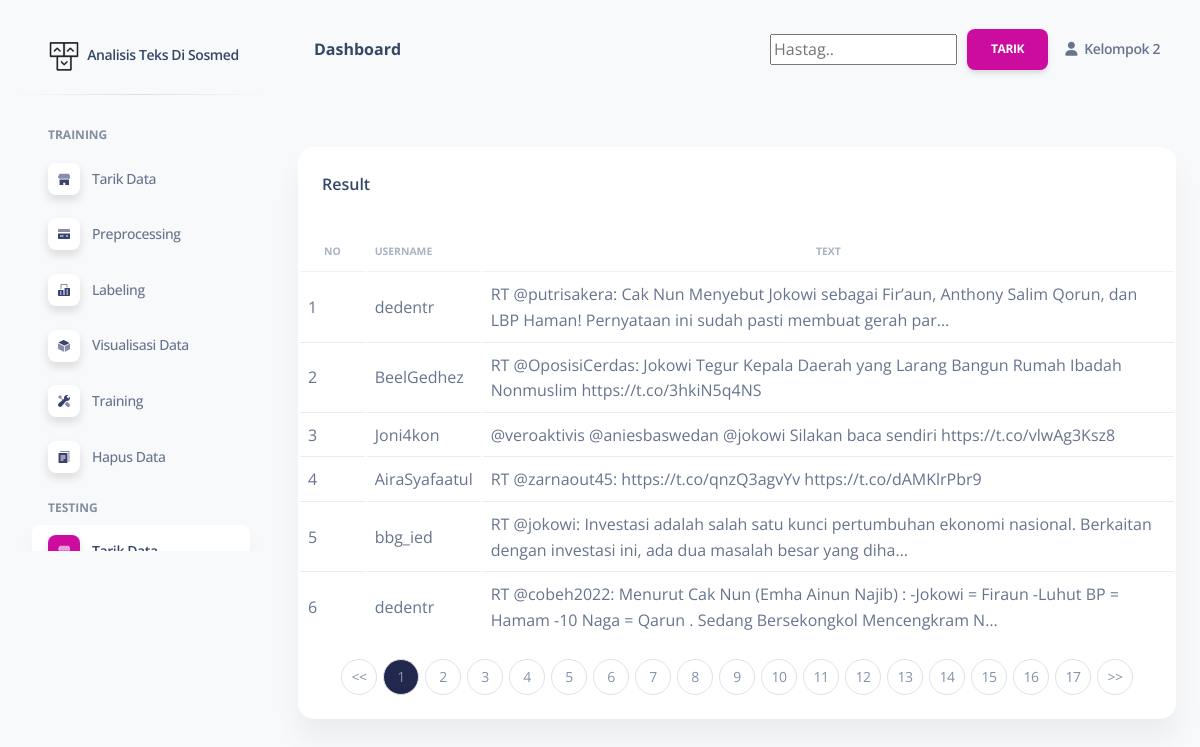
/tariktesting.php, run on the app's committed database.
### tables this page shows
CREATE TABLE `ttweet` (
  `id` int(11) NOT NULL,
  `username` varchar(30) NOT NULL,
  `text_raw` varchar(1000) NOT NULL,
  `text_process` varchar(1000) NOT NULL,
  `sentiment` varchar(1) NOT NULL
);

### tariktesting.php (the view, shortened to what this page needs)
<!DOCTYPE html>
<html lang="en">
<head>
  <?php
    include "koneksi.php";
  ?>
  <link href="assets/css/nucleo-icons.css" rel="stylesheet" />
  <link href="assets/css/nucleo-svg.css" rel="stylesheet" />
  <link href="assets/css/nucleo-svg.css" rel="stylesheet" />
  <link id="pagestyle" href="assets/css/soft-ui-dashboard.css?v=1.0.6" rel="stylesheet" />
</head>
<body class="g-sidenav-show  bg-gray-100">
<aside class="sidenav navbar navbar-vertical navbar-expand-xs border-0 border-radius-xl my-3 fixed-start ms-3 " id="sidenav-main">
    <div class="sidenav-header">
      <a class="navbar-brand m-0" href="Index.php" target="_blank">
        <img src="assets/img/logo-ct-dark.png" class="navbar-brand-img h-100" alt="main_logo">
        <span class="ms-1 font-weight-bold">Analisis Teks Di Sosmed</span>
      </a>
    </div>
    <hr class="horizontal dark mt-0">
    <div class="collapse navbar-collapse  w-auto " id="sidenav-collapse-main">
      <ul class="navbar-nav">
        <li class="nav-item mt-3">
          <h6 class="ps-4 ms-2 text-uppercase text-xs font-weight-bolder opacity-6">Training</h6>
        </li>
        <li class="nav-item">
          <a class="nav-link  " href="Index.php">
            <div class="icon icon-shape icon-sm shadow border-radius-md bg-white text-center me-2 d-flex align-items-center justify-content-center">
            </div>
            <span class="nav-link-text ms-1">Tarik Data</span>
          </a>
        </li>
        <li class="nav-item">
          <a class="nav-link  " href="preprocessing.php">
            <div class="icon icon-shape icon-sm shadow border-radius-md bg-white text-center me-2 d-flex align-items-center justify-content-center">
            </div>
            <span class="nav-link-text ms-1">Preprocessing</span>
          </a>
        </li>
        <li class="nav-item">
          <a class="nav-link  " href="labeling.php">
            <div class="icon icon-shape icon-sm shadow border-radius-md bg-white text-center me-2 d-flex align-items-center justify-content-center">
            </div>
            <span class="nav-link-text ms-1">Labeling</span>
          </a>
        </li>
        <li class="nav-item">
          <a class="nav-link  " href="visdat.php">
            <div class="icon icon-shape icon-sm shadow border-radius-md bg-white text-center me-2 d-flex align-items-center justify-content-center">
            </div>
            <span class="nav-link-text ms-1">Visualisasi Data</span>
          </a>
        </li>
        <li class="nav-item">
          <a class="nav-link  " href="training.php">
            <div class="icon icon-shape icon-sm shadow border-radius-md bg-white text-center me-2 d-flex align-items-center justify-content-center">
            </div>
            <span class="nav-link-text ms-1">Training</span>
          </a>
        </li>
        <li class="nav-item">
          <a class="nav-link " href="hapusdata.php">
            <div class="icon icon-shape icon-sm shadow border-radius-md bg-white text-center me-2 d-flex align-items-center justify-content-center">
            </div>
            <span class="nav-link-text ms-1">Hapus Data</span>
          </a>
        </li>
        <li class="nav-item mt-3">
          <h6 class="ps-4 ms-2 text-uppercase text-xs font-weight-bolder opacity-6">Testing</h6>
        </li>
        <li class="nav-item">
          <a class="nav-link active" href="tariktesting.php">
            <div class="icon icon-shape icon-sm shadow border-radius-md bg-white text-center me-2 d-flex align-items-center justify-content-center">
            </div>
            <span class="nav-link-text ms-1">Tarik Data</span>
          </a>
        </li>
      </ul>
    </div>
  </aside>
  <main class="main-content position-absolute max-height-vh-100 h-100 border-radius-lg ">
    <nav class="navbar navbar-main navbar-expand-lg px-0 mx-4 shadow-none border-radius-xl" id="navbarBlur" navbar-scroll="true">
      <div class="container-fluid py-1 px-3">
        <nav aria-label="breadcrumb">
          <h6 class="font-weight-bolder mb-0">Dashboard</h6>
        </nav>
        <div class="collapse navbar-collapse mt-sm-0 mt-2 me-md-0 me-sm-4" id="navbar">
          <div class="ms-md-auto pe-md-3 d-flex align-items-center">
          <form action="" method="POST" name="form1">
              <table width="25%" border="0">
                  <tr>
                      <td><input type="text" name="name" placeholder="Hastag.." class="m-2"></td>
                      <td><input class="btn btn-primary mt-3" type="submit" name="cari" value="Tarik"></td>
                  </tr>
              </table>
          </form>
          </div>
          <ul class="navbar-nav  justify-content-end">
            <li class="nav-item d-flex align-items-center">
              <a href="javascript:;" class="nav-link text-body font-weight-bold px-0">
                <i class="fa fa-user me-sm-1"></i>
                <span class="d-sm-inline d-none">Kelompok 2</span>
              </a>
            </li>
          </ul>
        </div>
      </div>
    </nav>
    <div class="container-fluid py-4">
      <div class="row my-4">
        <div class="col-lg-8 col-md-6 mb-md-0 mb-4 w-100">
          <div class="card" style="width: ;">
            <div class="card-header pb-0">
              <div class="row">
                <div class="col-lg-6 col-7">
                  <h6>Result</h6>
                </div>
              </div>
            </div>
            <div class="card-body px-0 pb-2">
              <div class="table">
                <table class="table align-items-center mb-0">
                  <thead>
                    <tr>
                      <th class="text-uppercase text-secondary text-xxs font-weight-bolder opacity-7">No</th>
                      <th class="text-uppercase text-secondary text-xxs font-weight-bolder opacity-7 ps-2">Username</th>
                      <th class="text-center text-uppercase text-secondary text-xxs font-weight-bolder opacity-7">Text</th>
                    </tr>
                  </thead>
                  <tbody>
                    <tbody>
                      <?php
                          $batas = 6;
                          $halaman = isset($_GET['halaman'])?(int)$_GET['halaman'] : 1;
                          $halaman_awal = ($halaman>1) ? ($halaman * $batas) - $batas : 0;
                          $previous = $halaman - 1;
                          $next = $halaman + 1;
                          $data = mysqli_query($conn,"select * from ttweet");
                          $jumlah_data = mysqli_num_rows($data);
                          $total_halaman = ceil($jumlah_data / $batas);
                          $data = mysqli_query($conn,"select * from ttweet limit $halaman_awal, $batas");
                          $nomor = $halaman_awal+1;
                          while($d = mysqli_fetch_array($data)){
                              ?>
                              <form name="update_sentimen" method="post" >
                              <tr>
                                  <td><?php echo $nomor++; ?></td>
                                  <td><?php echo $d['username'] ?></td>
                                  <td class="text-wrap"><?php echo $d['text_raw'] ?></td>
                              </tr>
                              </form>
                              <?php
                                }
                              ?>
                  </tbody>
                </table>
              </div>
              <nav>
                  <ul class="pagination justify-content-center">
                      <li class="page-item">
                          <a class="page-link" style="background-color: ;" <?php if($halaman > 1){ echo "href='?halaman=$previous'"; } ?>><<</a>
                      </li>
                      <?php
                      for($x=1;$x<=$total_halaman;$x++){
                          ?>
                          <li class="page-item"><a class="page-link" <?php if($x == $halaman){ echo 'style="background-color:#21274D"';}?>  href="?halaman=<?php echo $x ?>"><?php echo $x; ?></a></li>
                          <?php
                      }
                      ?>
                      <li class="page-item">
                          <a  class="page-link" <?php if($halaman < $total_halaman) { echo "href='?halaman=$next'"; } ?>>>></a>
                      </li>
                  </ul>
              </nav>
            </div>
          </div>
        </div>
    </div>
  </main>
</body>
</html>

### assets/css/nucleo-svg.css (style rules this page uses)
.icon { display: inline-block; color: #111111; height: 1em; width: 1em; }
.icon-sm { height: 0.8em; width: 0.8em; }
.icon { fill: currentColor; stroke: none; }

### data on the page
ttweet: username "dedentr", text_raw "RT @putrisakera: Cak Nun Menyebut Jokowi sebagai Fir’aun, Anthony Salim Qorun, dan LBP Haman! Pernyataan ini sudah pasti membuat gerah par…"
ttweet: username "BeelGedhez", text_raw "RT @OposisiCerdas: Jokowi Tegur Kepala Daerah yang Larang Bangun Rumah Ibadah Nonmuslim https://t.co/3hkiN5q4NS"
ttweet: username "Joni4kon", text_raw "@veroaktivis @aniesbaswedan @jokowi Silakan baca sendiri https://t.co/vlwAg3Ksz8"
ttweet: username "AiraSyafaatul", text_raw "RT @zarnaout45: https://t.co/qnzQ3agvYv https://t.co/dAMKlrPbr9"
ttweet: username "bbg_ied", text_raw "RT @jokowi: Investasi adalah salah satu kunci pertumbuhan ekonomi nasional. Berkaitan dengan investasi ini, ada dua masalah besar yang diha…"
ttweet: username "dedentr", text_raw "RT @cobeh2022: Menurut Cak Nun (Emha Ainun Najib) : -Jokowi = Firaun -Luhut BP = Hamam -10 Naga = Qarun . Sedang Bersekongkol Mencengkram N…"
